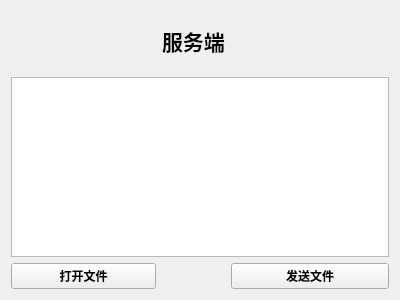
<?xml version="1.0" encoding="UTF-8"?>
<ui version="4.0">
 <class>TcpServerWidget</class>
 <widget class="QWidget" name="TcpServerWidget">
  <property name="geometry">
   <rect>
    <x>0</x>
    <y>0</y>
    <width>400</width>
    <height>300</height>
   </rect>
  </property>
  <property name="font">
   <font>
    <family>宋体</family>
    <bold>true</bold>
   </font>
  </property>
  <property name="windowTitle">
   <string>TcpServerWidget</string>
  </property>
  <layout class="QGridLayout" name="gridLayout">
   <item row="1" column="0">
    <spacer name="horizontalSpacer">
     <property name="orientation">
      <enum>Qt::Horizontal</enum>
     </property>
     <property name="sizeHint" stdset="0">
      <size>
       <width>137</width>
       <height>20</height>
      </size>
     </property>
    </spacer>
   </item>
   <item row="5" column="0">
    <widget class="QPushButton" name="buttonFile">
     <property name="font">
      <font>
       <family>宋体</family>
       <bold>true</bold>
      </font>
     </property>
     <property name="text">
      <string>打开文件</string>
     </property>
    </widget>
   </item>
   <item row="4" column="0" colspan="3">
    <widget class="QTextEdit" name="textEdit"/>
   </item>
   <item row="5" column="2">
    <widget class="QPushButton" name="buttonSend">
     <property name="font">
      <font>
       <family>宋体</family>
       <bold>true</bold>
      </font>
     </property>
     <property name="text">
      <string>发送文件</string>
     </property>
    </widget>
   </item>
   <item row="1" column="2">
    <spacer name="horizontalSpacer_2">
     <property name="orientation">
      <enum>Qt::Horizontal</enum>
     </property>
     <property name="sizeHint" stdset="0">
      <size>
       <width>158</width>
       <height>20</height>
      </size>
     </property>
    </spacer>
   </item>
   <item row="1" column="1">
    <widget class="QLabel" name="label">
     <property name="minimumSize">
      <size>
       <width>0</width>
       <height>60</height>
      </size>
     </property>
     <property name="font">
      <font>
       <family>楷体</family>
       <pointsize>16</pointsize>
       <bold>true</bold>
      </font>
     </property>
     <property name="text">
      <string>服务端</string>
     </property>
    </widget>
   </item>
  </layout>
 </widget>
 <layoutdefault spacing="6" margin="11"/>
 <resources/>
 <connections/>
</ui>
